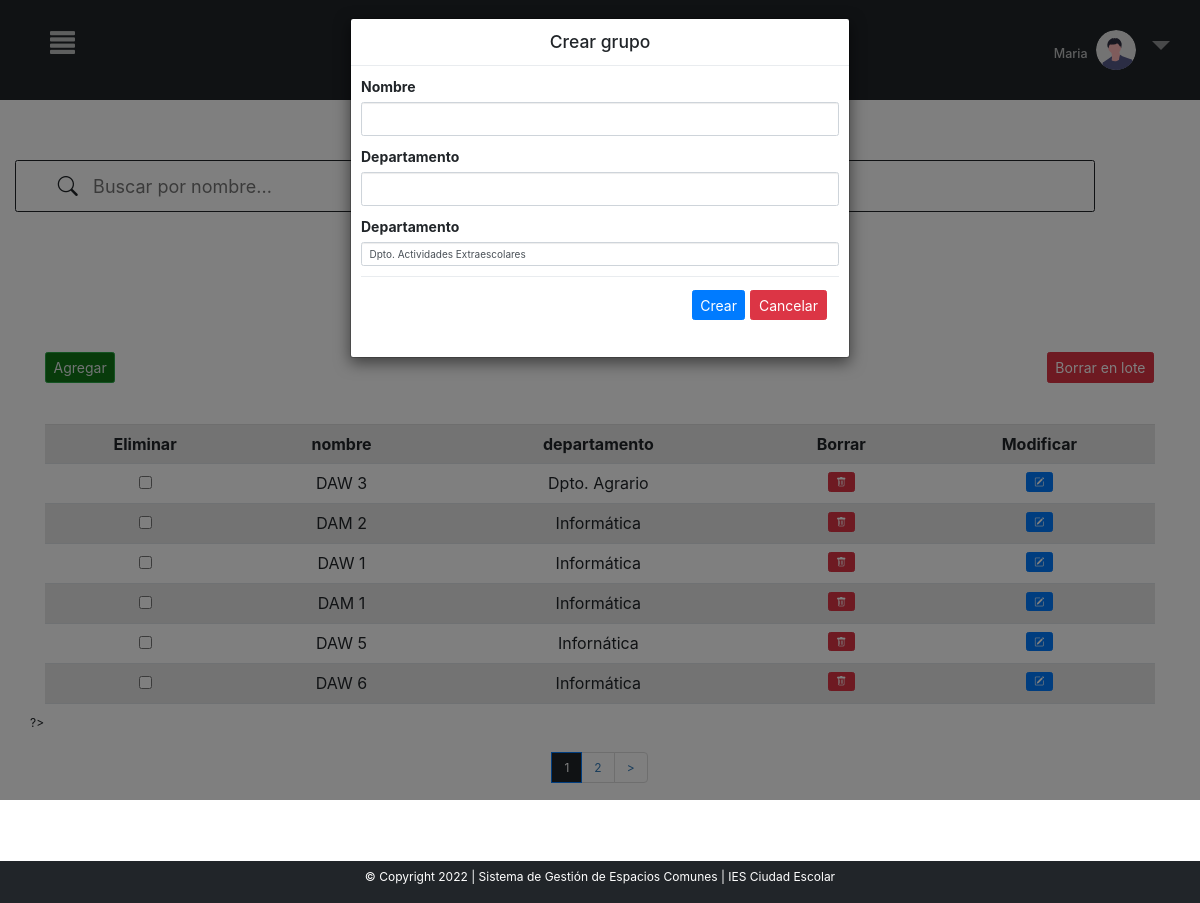
Page /MVC_proyectofinal/inicio.php?c=crudGrupos&page=1&crear=1 (signed in) on the committed database.
### tables this page shows
CREATE TABLE `grupos` (
  `id` int(6) UNSIGNED NOT NULL,
  `nombre` varchar(30) NOT NULL,
  `departamento` varchar(80) NOT NULL
);

### MVC_proyectofinal/controller/controller.php (called while the page is built, shortened)
<?php
require_once ("models/crud.php");
class Control{
    function __construct()
    {
        $this->crud=new Crud();
    }
    function crudGrupos(){
        include_once ("views/crudGrupos.php");
    }
}
?>

### MVC_proyectofinal/models/conexion.php (called while the page is built)
<?php
class Conexion{
    public function conexion(){
        try{
            $conexion=new PDO("mysql:host=localhost;dbname=sgec","root","");
            $conexion->setAttribute(PDO::ATTR_ERRMODE,PDO::ERRMODE_EXCEPTION);
            return $conexion;
        }
        catch(PDOException $e){
            echo $e->getMessage();
            return null;
        }
    }
}
?>

### MVC_proyectofinal/models/crud.php (called while the page is built, shortened)
<?php
include("conexion.php");
    ?>
    <?php
class Crud extends Conexion{
    private $conexion;
    function __construct()
    {
        $this->conexion=parent::conexion();
    }
    function crudGrupos($opc,$iteams_pagina=null,$offset=null){
        if($opc==1){
            $sql="SELECT count(*) FROM grupos";
            $consulta=$this->conexion->prepare($sql);
            $consulta->execute();
            $count=$consulta->fetch(PDO::FETCH_NUM);
            return $count;
        }
        elseif($opc==2){
            $sql="SELECT * FROM grupos ORDER BY id ASC LIMIT ".$iteams_pagina." OFFSET ".$offset."";
            $consulta=$this->conexion->prepare($sql);
            $consulta->execute();
            $consult=$consulta->fetchAll(PDO::FETCH_ASSOC);
            $keys=array_keys($consult[0]);
            return array($consult,$keys);
        }
    }
    function departamentosDisponibles(){
        $comprobar="SELECT departamento FROM `departamentos` GROUP BY departamento";
        $consulta_comprobar=$this->conexion->prepare($comprobar);
        $consulta_comprobar->execute();
        $resultado_comprobar=$consulta_comprobar->fetchAll(PDO::FETCH_ASSOC);
        return $resultado_comprobar;
    }
}
?>

### MVC_proyectofinal/views/crudGrupos.php (the view, shortened to what this page needs)
<html lang="en" style="    overflow-x: hidden;">
<head>
<link rel="stylesheet" href="https://cdn.jsdelivr.net/npm/bootstrap-icons@1.8.1/font/bootstrap-icons.css">
<link rel="stylesheet" href="libs/bootstrap-5.1.3-dist/css/bootstrap.min.css">
</head>
<body style="font-size:12px !important">
<?php include "menu.php";
$count=$this->crud->crudGrupos(1);
if($count[0]==0){
    echo '
    <div class="row >
    <div class="col-md-12 ">
    <h1 class="display-3"> No se han creado grupos aún</h1>';
    echo "<a href='?c=crudGrupos&page=".$_GET['page']."&crear=1'><button name='crear' style='font-size:14px; margin-bottom:30px'  class='btn btn-success'> Agregar</button></a>
    ";
    if(isset($_GET["crear"])){
        if(isset($_SESSION['vacio'])){
            echo $_SESSION['vacio'];
            unset($_SESSION['vacio']);
        }
        echo "<div style='    width: 100%;
        display: flex;
        align-items: center;
        justify-content: center;
        align-content: center;'><form style='font-size:14px' action='?c=crearGrupos&pag=".$_GET['page']."' method='post' > <table class='table table-striped bg-white ' style='margin-top:2%'>";
                echo '<tr>';
                echo '<th> id</th>';
                echo '<th> nombre</th>';
                echo '<th> departamento</th>';
                ;
                echo '</tr>';
                echo '<tr>';
                echo "<td><input type='number' name='dato[]' style='width:210px'></input></td>";
                echo "<td><input type='text' name='dato[]' style='width:220px'></input></td>";
                echo "<td><input type='text' name='dato[]' style='width:220px'></input></td>";
                echo '</tr>';
                echo "</table>";
        echo "<input class='btn btn-primary'  type='submit' style='font-size:14px' name='agregar-ult' value='Crear'>  </input>";
        echo "<input  class='btn btn-danger'type='submit' style='font-size:14px' name='cancelar' value='Cancelar'></input>";
        echo "</form></div>";
    }
    echo '</div>
    </div>
    </div>';
}
else{
$iteams_pagina=6;
$total_pages=ceil($count[0]/$iteams_pagina);
$page=0;
if(isset($_GET["page"]) && !empty($_GET["page"])){
    $page=$_GET["page"];
}else{
    $page=1;
}
$offset=($page-1) * $iteams_pagina;
$result=$this->crud->crudGrupos(2,$iteams_pagina,$offset);
?>
<div class="row" style="margin-top:5%">
<?php include "barraBusquedaGrupos/barra.php"; ?>
                <div class="col-md-12 ">
                <h1 style="color:black; text-align:center; margin-bottom:0%; background-color:white; margin-top:50px" >Grupos</h1>
                    <?php
                    if(isset($_GET["crear"])){
                        echo
        '<div class="modal fade" id="myModal" tabindex="-1" role="dialog" aria-labelledby="exampleModalLongTitle" aria-hidden="true">
            <div class="modal-dialog" role="document">
              <div class="modal-content">
                <div class="modal-header">
                  <h3 class="modal-title" id="exampleModalLongTitle">Crear grupo</h3>
                </div>
                <div class="modal-body">';
                echo "<form style='font-size:14px' action='?c=crearGrupos&pag=".$_GET['page']."' method='post'>";
                    echo '<div class="form-group">
                    <label for="">Nombre</label>';
                    echo "<input class='form-control' type='text'  name='dato[]' value='' required></input>";
                    echo '</div>';
                    echo '<div class="form-group">
                    <label for="">Departamento</label>';
                    echo "<input class='form-control' type='text'  name='dato[]' value='' required></input>";
                    echo '</div>';
                    echo '<div class="form-group">
                    <label for="">Departamento </label>';
                        $departamentosDisponibles=$this->crud->departamentosDisponibles();
                        echo '<select name="dato[]" class="form-control" required>';
                        foreach($departamentosDisponibles as $nombresGrupos){
                            foreach($nombresGrupos as $nombreGrupo){
                                if($nombreGrupo==$nombre_columna[$i]){
                                    echo '<option value="'.$nombreGrupo.'" selected>'.$nombreGrupo.'</option>';
                                }
                                else{
                                    echo '<option value="'.$nombreGrupo.'">'.$nombreGrupo.'</option>';
                                }
                            }
                        }
                        echo '</select></div>';
                    echo '<div class="modal-footer">';
                    echo "<input class='btn btn-primary' type='submit' style='font-size:14px' name='agregar-ult' value='Crear'></input> ";
                    echo '<a href="?c=crudGrupos&page='.$_GET['page'].'"><button style="font-size:14px" type="button" class="btn btn-danger">Cancelar</button></a>';
                    echo '</div>';
                    echo "</form>";
                    echo '</div>';
                    echo '</div>';
                    echo '</div>';
                    echo '</div>';
                    }
                    ?>
<?php
       echo '<div class="container" style="margin-top:60px;">
       <div class="row">
                       <div class="col-md-12 ">';
        echo "<a href='?c=crudGrupos&page=".$_GET['page']."&crear=1'><button name='crear'  style='font-size:14px; margin-bottom:30px' class='btn btn-success'> Agregar</button></a>  ";
       echo  '<div class="table-responsive-sm">
       <table class="table table-striped bg-white table-hover" style="text-align: center; margin-top:1%">';
       echo "<tr ><th>Eliminar</th>";
        foreach($result[1] as $indice){
            if($indice=="id"){
            }else{
                echo "<th>".$indice."</th>";
            }
        }
        echo "<th>Borrar</th>";
        echo "<th>Modificar</th>";
        echo "</tr>";
        ?>
<form style='font-size:14px' action="?c=borrarGrupos&pag=<?php echo $_GET["page"]?>" method="post">
<input type='submit' name='borrar' value='Borrar en lote' class='btn btn-danger' style="    float: right;
    font-size: 14px;
    position: absolute;
    right: 16px;
    top: 0px; " >
<?php
        foreach($result[0] as $indice=>$dato){
            echo "<td><input type='checkbox' name='eliminar[]' value=' ".$dato['id']."'</td>";
            foreach($dato as $x=>$y){
                if($x=="id"){
                }else{
                    echo "<td>".$y."</td>";
                }
            }
            ?>
            <td>
            <a class="dltBtn btn btn-danger" data-id="<?php echo $dato["id"]; ?>" data-page="<?php echo $_GET["page"]; ?>" href="javascript:void(0)"><i class="bi bi-trash"></i></a>
            </td>
            <td><button  title="Modificar" class="btn btn-primary" name="modificar" value="<?php echo $dato["id"] ?>"> <i class="bi bi-pencil-square"></i></button></td>
            <?php
            }
  ?>
           </table>
        </div>
        </div>
        ?>
 <?php
echo "<br>";
?>
<div style="margin-bottom: 100px;
    display: flex;
    justify-content: center">
    <nav aria-label="...">
		<ul class="pagination">
            <li class="page-item active" >
				<?php for($i=0;$i<=$total_pages;$i++):
                    if($i==$_GET["page"]){
                    ?>
                    <a class="page-link" style="color: white!important;
                    background-color: #212529!important;" href="inicio.php?c=crudGrupos&page=<?php echo $_GET['page']?>"><?php echo $i ?></a>
                    </li>
                    <li class="page-item" style="<?php echo $i==$total_pages ? 'display:none' : '' ?>">
                    <a class="page-link" href="inicio.php?c=crudGrupos&page=<?php echo $_GET['page']+1?>"><?php echo $i+1 ?></a>
				<?php }
                endfor ?>
                    </li>
                <li style="<?php echo $_GET['page']==$total_pages ? 'display:none' : '' ?>">
				<a class="page-link" href="inicio.php?c=crudGrupos&page=<?php echo $_GET['page']+1?>">></a>
			</li>
		</ul>
    </nav>
</div>
<?php } ?>
</body>
</html>

### MVC_proyectofinal/libs/css/estilos.css (style rules this page uses)
th { text-align: center !important; }
li.page-item.active a.page-link { background-color: #1A3C40 !important; color:#708588 !important }
.btn.btn-success { background-color: #107717; color:#E2E7E7 }
.active, .accordion:hover { background-color: #ccc; }

### MVC_proyectofinal/views/menu.php (style rules this page uses)
body { overflow-x: hidden; }
body { font-family: "Lato", sans-serif; }

### MVC_proyectofinal/views/barraBusquedaGrupos/barra.php (style rules this page uses)
.active, .accordion:hover { background-color: white; }

### rows in the picture
grupos: nombre "DAW 3", departamento "Dpto. Agrario", $dato["id"] 1 (drawn)
grupos: nombre "DAM 2", departamento "Informática", $dato["id"] 2 (drawn)
grupos: nombre "DAW 1", departamento "Informática", $dato["id"] 3 (drawn)
grupos: nombre "DAM 1", departamento "Informática", $dato["id"] 4 (drawn)
grupos: nombre "DAW 5", departamento "Infornática", $dato["id"] 5 (drawn)
grupos: nombre "DAW 6", departamento "Informática", $dato["id"] 6 (drawn)

### other values in the picture
$_SESSION['nombre'] "Maria"
$indice "nombre"
$indice "departamento"
form field value "Dpto. Actividades Extraescolares"
